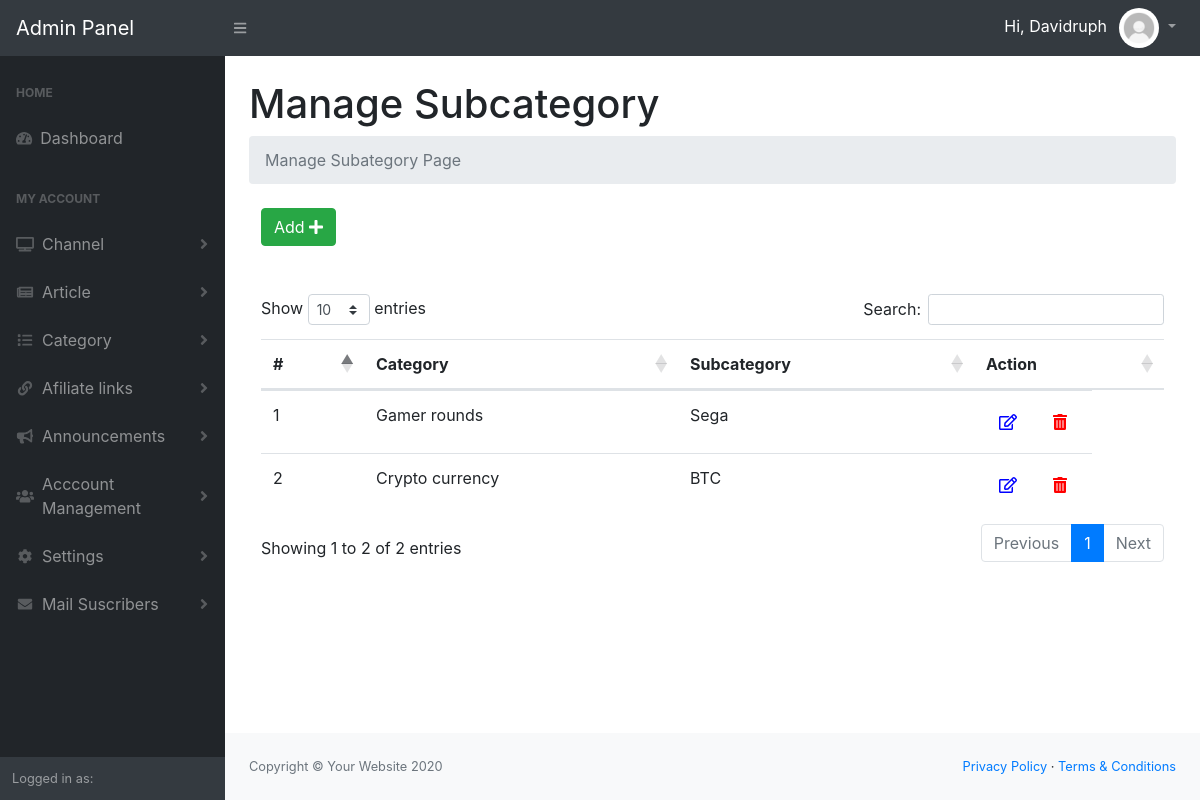
/admin/manage-subcategories.php (signed in), run on the app's committed database.
### tables this page shows
CREATE TABLE IF NOT EXISTS `subcategory` (
  `id` int(11) NOT NULL AUTO_INCREMENT,
  `category_id` int(11) NOT NULL,
  `subcategory` varchar(255) NOT NULL,
  `Is_Active` int(11) NOT NULL,
  `created_on` timestamp NOT NULL DEFAULT CURRENT_TIMESTAMP ON UPDATE CURRENT_TIMESTAMP,
  PRIMARY KEY (`id`)
);

CREATE TABLE IF NOT EXISTS `category` (
  `id` int(11) NOT NULL AUTO_INCREMENT,
  `CategoryName` varchar(255) NOT NULL,
  `Is_Active` int(11) NOT NULL,
  `created_on` timestamp NOT NULL DEFAULT CURRENT_TIMESTAMP ON UPDATE CURRENT_TIMESTAMP,
  PRIMARY KEY (`id`)
);

### admin/manage-subcategories.php (the view, shortened to what this page needs)
<?php
    include('include/header.php');
?>
<?php
    include('include/sidebar.php');
?>
<main>
    <div class="container-fluid">
        <h1 class="mt-4">Manage Subcategory</h1>
        <ol class="breadcrumb mb-4">
            <li class="breadcrumb-item active">Manage Subategory Page</li>
        </ol>
        <div class="col-md-12">
            <div class="demo-box m-t-20">
                <div class="m-b-30">
                    <a href="add-subcategory.php">
                    <button id="addToTable" class="btn btn-success waves-effect waves-light">Add <i class="fa fa-plus" ></i></button>
                    </a>
                </div>
                <br>
                <br>
            <div class="table-responsive">
                <table class="table m-0 table-colored-bordered table-bordered-primary" id="dataTable">
                    <thead>
                        <tr>
                            <th>#</th>
                            <th>Category</th>
                            <th>Subcategory</th>
                            <th>Action</th>
                        </tr>
                    </thead>
                    <tbody>
                    <?php
                    $query=mysqli_query($conn,"SELECT category.CategoryName as catname,subcategory.subcategory as subcatname,subcategory.id as subcatid from subcategory join category on subcategory.category_id=category.id where subcategory.Is_Active=1");
                    $rowcount=mysqli_num_rows($query);
                    if($rowcount==0)
                    {
                    ?>
                    <tr>
                    <td colspan="7" align="center"><h3 style="color:red">No record found</h3></td>
                    <tr>
                    <?php
                    } else {
                    while($row=mysqli_fetch_array($query))
                    {
                    ?>
					<tr>
						<td><?php echo $row['subcatid']; ?></td>
                        <td><?php echo $row['catname']; ?></td>
                        <td><?php echo $row['subcatname']; ?></td>
						<td style="display: inline-flex;">
              <form action="edit-subcategory.php" method="post">
                  <button type="submit" name="btn_edit" class="btn" style="color: blue;"><i class="far fa-edit"></i></button>
              </form>
          <form action="manage-subcategories.php" method="post">
              <button type="submit" name="delete_btn" class="btn" onclick="return confirm('Are you sure you want to delete this record?');" style="margin-left: 10px;color: red;"><i class="fas fa-trash-alt"></i></button>
          </form>
            </td>
					</tr>
                    <?php
					}
                }
                 ?>
                    </tbody>
                </table>
                </div>
            </div>
        </div>
    </div>
</main>
<?php
    include('include/footer.php');
?>
<?php
    include('include/scripts.php');
?>

### data on the page
subcategory: id "1", category.CategoryName "Gamer rounds", subcategory "Sega"
subcategory: id "2", category.CategoryName "Crypto currency", subcategory "BTC"

### other printed values
$user "Davidruph"
